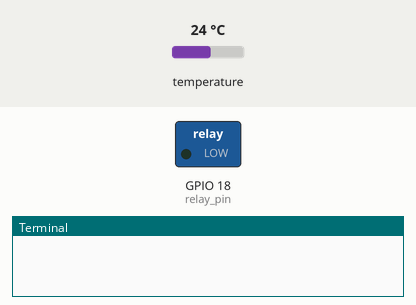
The program below on a simulated Raspberry Pi (BCM pin numbers). On the bench: switched loads named in the program (green lamp = pin HIGH), the last lines printed to the terminal. The test bench sets the inputs (shaded band); at power-on: temperature 24 °C.

Above: at 0.1 s.
At 0.8 s:
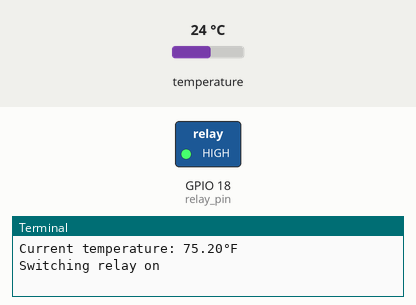
Timing chart, 0 to 2.3 s (numbered marks = the images above):
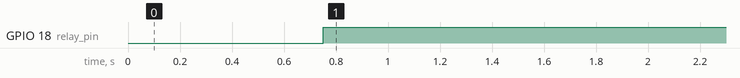

The program:

main.py
```python
import RPi.GPIO as GPIO
from w1thermsensor import W1ThermSensor
import time

# The pin number where your relay is connected
relay_pin = 18

# Temperature threshold (in Fahrenheit)
temp_threshold = 60.0  # adjust this value to your needs
tolerance = 2.0  # temperature tolerance

# Use the Broadcom SOC channel, these are the GPIO pin numbers on the Broadcom SOC
GPIO.setmode(GPIO.BCM)

# Set up the GPIO pin for output
GPIO.setup(relay_pin, GPIO.OUT)

# Initial state of the relay
relay_state = GPIO.LOW
GPIO.output(relay_pin, relay_state)

# Create a sensor object
sensor = W1ThermSensor()

# Function to get temperature in Fahrenheit
def get_temperature_fahrenheit():
    temperature_in_celsius = sensor.get_temperature()
    temperature_in_fahrenheit = (temperature_in_celsius * 9/5) + 32
    return temperature_in_fahrenheit

try:
    # Main program loop
    while True:
        current_temp = get_temperature_fahrenheit()
        print("Current temperature: {:.2f}°F".format(current_temp))

        if current_temp >= (temp_threshold + tolerance/2) and relay_state == GPIO.LOW:
            # Switch the relay on
            relay_state = GPIO.HIGH
            GPIO.output(relay_pin, relay_state)
            print("Switching relay on")
        elif current_temp <= (temp_threshold - tolerance/2) and relay_state == GPIO.HIGH:
            # Switch the relay off
            relay_state = GPIO.LOW
            GPIO.output(relay_pin, relay_state)
            print("Switching relay off")

        # Wait a bit before the next reading
        time.sleep(30)

# Clean up on exit
except KeyboardInterrupt:
    print("Exiting...")
finally:
    GPIO.cleanup()
```

Measured:
- by itself, GPIO 18 (relay_pin): LOW → HIGH at 0.75 s
